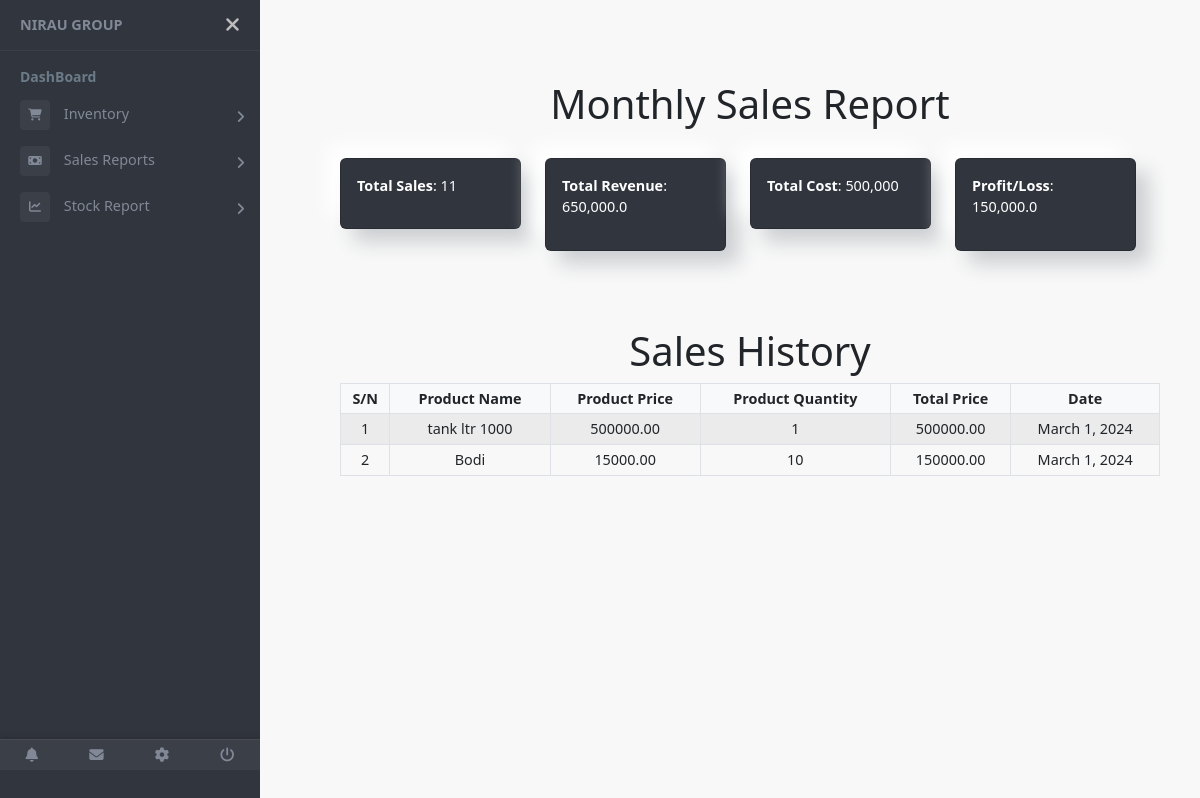
/monthly/ (signed in), run on the app's committed database.
### store/models.py (models this page shows, shortened)
class Sale(models.Model):
    store = models.ForeignKey(Store, on_delete=models.CASCADE, null=True)
    product = models.ForeignKey(Product, on_delete=models.CASCADE)
    quantity = models.PositiveIntegerField(default=1)
    sale_date = models.DateField(auto_now_add=True)
    class Meta:
        ordering = ('-sale_date',)
    def get_total_price(self):
        return self.quantity * self.product.standard_price

class Product(models.Model):
    store = models.ForeignKey(Store, on_delete=models.CASCADE, null=True)
    name = models.CharField(max_length=255)
    inventory_quantity = models.PositiveIntegerField()
    standard_price = models.DecimalField(max_digits=10, decimal_places=2)
    current_cost = models.DecimalField(max_digits=10, decimal_places=2)
    reorder_point = models.PositiveIntegerField()

### store/views.py (the view)
# urls.py: path('monthly/', views.monthly_sales_report, name='monthly_sales_report'),
@login_required(login_url='login')
def monthly_sales_report(request):
    user_store = request.user.store  # Assuming user is associated with a store through user.store
    today = date.today()
    month_date = today.replace(day=1)
    end_date = today
    sales = Sale.objects.filter(store=user_store, sale_date__range=[month_date, end_date])
    total_sales = sales.aggregate(total=Sum('quantity'))['total']
    total_revenue = sales.aggregate(revenue=Sum(ExpressionWrapper(F('quantity') * F('product__standard_price'), output_field=FloatField())))['revenue']
    total_cost = sales.aggregate(cost=Sum(F('quantity') * F('product__current_cost')))['cost']
    total_revenue = total_revenue or 0
    total_cost = total_cost or 0
    profit = (float(total_revenue) - float(total_cost))
    context = {
        'sales': sales,
        'total_sales': total_sales,
        'total_revenue': total_revenue,
        'total_cost': total_cost,
        'profit': profit
    }
    if request.GET.get('pdf'):
        return render_to_pdf('sales/monthly_report_pdf.html', context)
    else:
        return render(request, 'sales/monthly_report.html', context)

### store/store/templates/sales/monthly_report.html
{% extends 'base.html' %}
{% block content %}
<div class="container">
    <h1 class="text-center">Monthly Sales Report</h1>
    <br>
    <div class="row">
        {% include 'sales/sales.html' %}
    </div>
</div>
<div class="container pt-5">
    <h1 class="text-center">Sales History</h1>
    <div class="row justify-content-center">
        {% include 'sales/tables.html' %}
    </div>
</div>
{% endblock content %}

### store/store/templates/sales/tables.html
<div class="table-responsive">
    <table class="table table-bordered text-center table-sm table-striped table-hover">
        <thead class="bg-light">
            <tr>
                <th>S/N</th>
                <th>Product Name</th>
                <th>Product Price</th>
                <th>Product Quantity</th>
                <th>Total Price</th>
                <th>Date</th>
            </tr>
            <tbody>
                {% for sale in sales %}
                <tr>
                    <td>{{forloop.counter}}</td>
                    <td>{{sale.product.name}}</td>
                    <td>{{sale.product.standard_price}}</td>
                    <td>{{ sale.quantity }}</td>
                    <td>{{ sale.get_total_price }}</td>
                    <td>{{ sale.sale_date }}</td>
                </tr>
                {% endfor %}
            </tbody>
        </thead>
    </table>
</div>

### store/store/templates/base.html (style rules this page uses)
body { font-size: 0.9rem; background-color: #f8f8f8; }
.page-wrapper .page-content > div { padding: 20px 40px; }

### data on the page
Sale: product.name "tank ltr 1000", product.standard_price "500000.00", quantity "1", get_total_price "500000.00", sale_date "March 1, 2024"
Sale: product.name "Bodi", product.standard_price "15000.00", quantity "10", get_total_price "150000.00", sale_date "March 1, 2024"

### other printed values
{{ total_sales|intcomma }} "11"
{{ total_revenue|intcomma }} "650,000.0"
{{ total_cost|intcomma }} "500,000"
{{ profit|intcomma }} "150,000.0"
